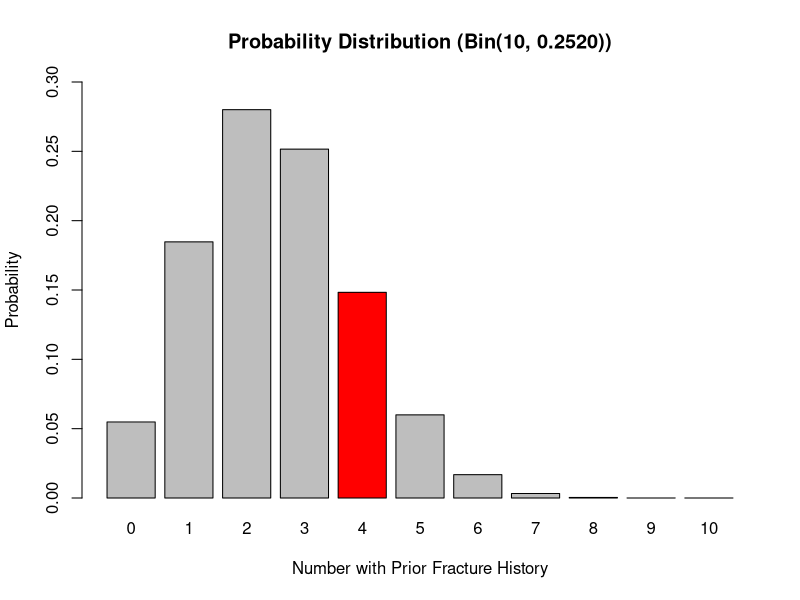
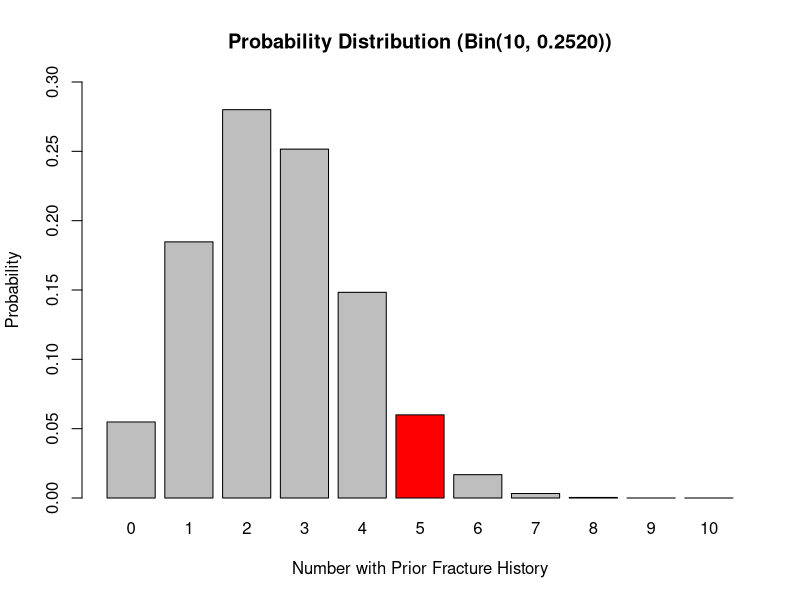
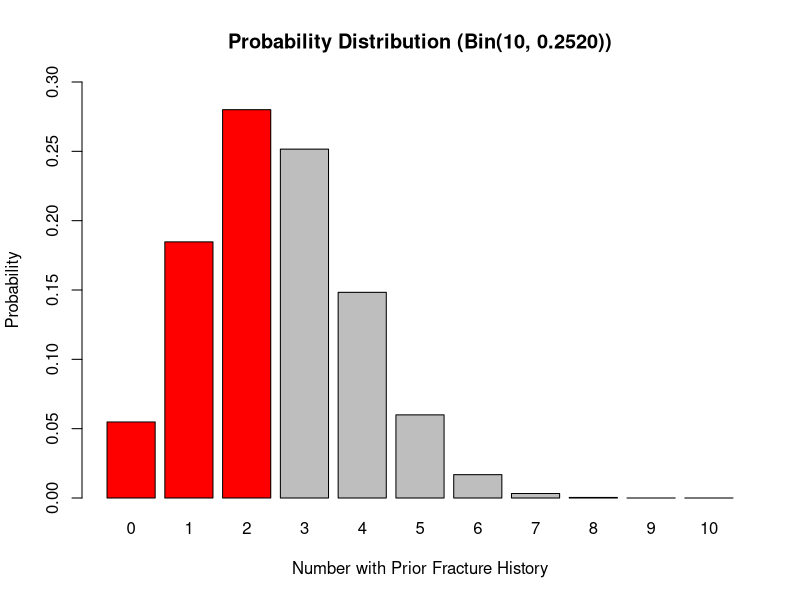
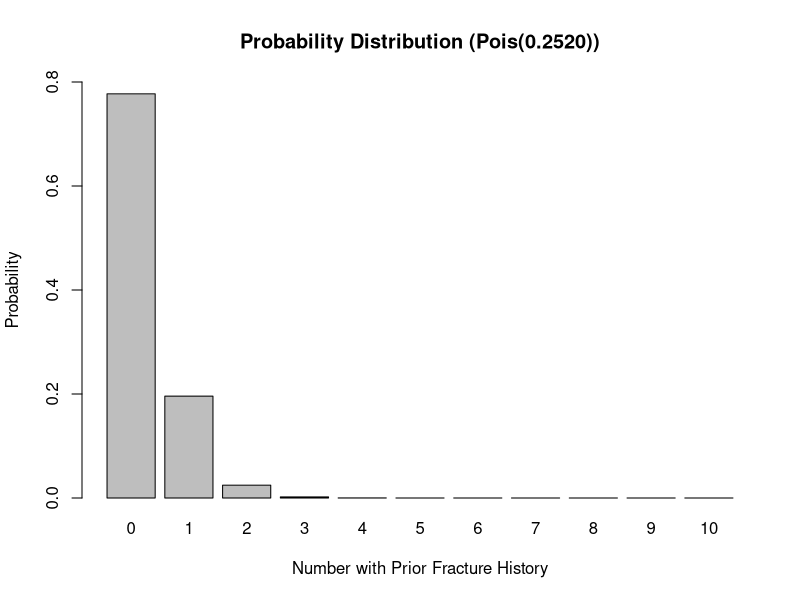
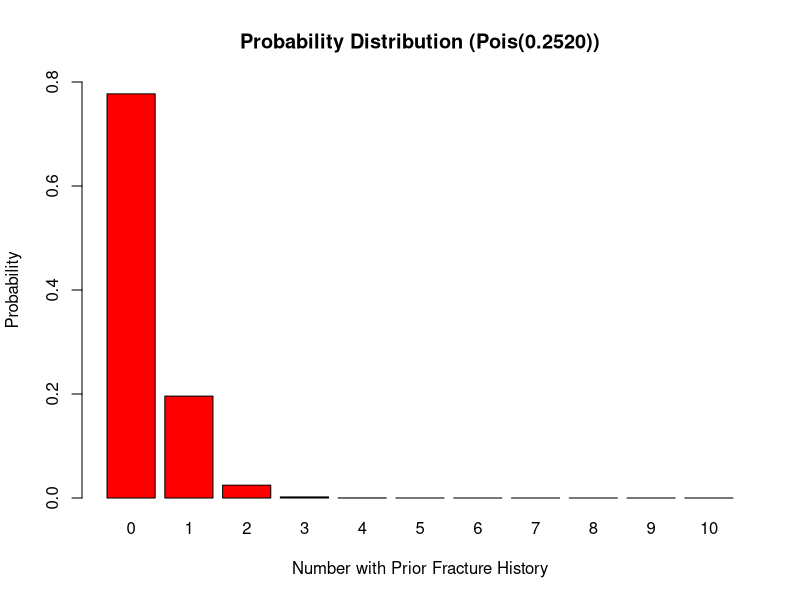

The R script that drew these images, in order:
## ---- chunk 1
knitr::opts_chunk$set(echo = TRUE)
## ---- chunk 2
setwd("D:/git/DPH101-xjtlu/Y3/week05_lec_10.7")
## ---- chunk 3
GLOW500_WORK <- read.csv("GLOW500.csv")
str(GLOW500_WORK)
head(GLOW500_WORK)
## ---- chunk 4
GLOW500_WORK$PRIORFRAC.F <- factor(GLOW500_WORK$PRIORFRAC, 
                                  labels=c("No", "Yes"))
table(GLOW500_WORK$PRIORFRAC.F, GLOW500_WORK$PRIORFRAC)
## ---- chunk 5
prop.table(table(GLOW500_WORK$PRIORFRAC.F))
## ---- chunk 6
SUCCESS.B <- c(0:10)
PROBABILITY.B <- dbinom(0:10, 10, 0.2520)
barplot(height = PROBABILITY.B,
        names = SUCCESS.B,
        col = c(rep("grey", times = 4), "red", rep("grey", times = 7)),
        ylim = c(0, 0.3),
        ylab = "Probability",
        xlab = "Number with Prior Fracture History",
        main = "Probability Distribution (Bin(10, 0.2520))")
## ---- chunk 7
P <- 126/500; N <- 10; X <- 4
choose(N, X) * P ^ X * (1-P) ^ (N-X)
## ---- chunk 8
dbinom(4, 10, 0.2520) # success, all trial, probability
## ---- chunk 9
barplot(height = PROBABILITY.B,
        names = SUCCESS.B,
        col = c(rep("grey", times = 5), "red", rep("grey", times = 6)),
        ylim = c(0, 0.3),
        ylab = "Probability",
        xlab = "Number with Prior Fracture History",
        main = "Probability Distribution (Bin(10, 0.2520))")
## ---- chunk 10
dbinom(5, 10, 0.2520)
## ---- chunk 11
barplot(height = PROBABILITY.B,
        names = SUCCESS.B,
        col = c(rep("red", times = 3), rep("grey", times = 8)),
        ylim = c(0, 0.3),
        ylab = "Probability",
        xlab = "Number with Prior Fracture History",
        main = "Probability Distribution (Bin(10, 0.2520))")
## ---- chunk 12
dbinom(0, 10, 0.2520) + dbinom(1, 10, 0.2520) + dbinom(2, 10, 0.2520)
## ---- chunk 13
sum(dbinom(0:2, 10, 0.2520))
## ---- chunk 14
pbinom(2, 10, 0.2520)
## ---- chunk 15
SUCCESS.P <- c(0:10)
PROBABILITY.P <- dpois(0:10, 0.2520)
barplot(height = PROBABILITY.P,
        names = SUCCESS.P,
        col = c(rep("grey", times = 4), "red", rep("grey", times = 7)),
        ylim = c(0, 0.8),
        ylab = "Probability",
        xlab = "Number with Prior Fracture History",
        main = "Probability Distribution (Pois(0.2520))")
## ---- chunk 16
X <- 4; LAMBDA <- 0.2520
exp(-LAMBDA) * LAMBDA ^ X / factorial(X)
## ---- chunk 17
dpois(4, 0.2520)
## ---- chunk 18
barplot(height = PROBABILITY.P,
        names = SUCCESS.P,
        col = c(rep("red", times = 3), rep("grey", times = 8)),
        ylim = c(0, 0.8),
        ylab = "Probability",
        xlab = "Number with Prior Fracture History",
        main = "Probability Distribution (Pois(0.2520))")
## ---- chunk 19
dpois(0, 0.2520) + dpois(1, 0.2520) + dpois(2, 0.2520)
sum(dpois(0:2, 0.2520))
ppois(2, 0.2520)
